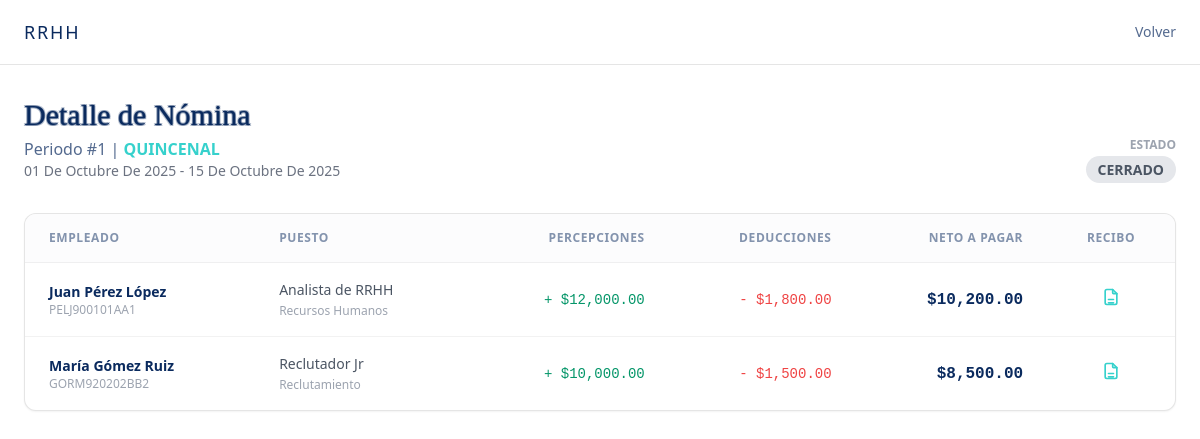
The app's page /index.php?controller=nomina&action=show&id=1 (signed in) with its own data.
### tables this page shows
CREATE TABLE `periodos_nomina` (
  `id_periodo` int(11) NOT NULL COMMENT 'Identificador del periodo',
  `id_empresa` int(11) NOT NULL COMMENT 'Empresa del periodo',
  `tipo` enum('SEMANAL','QUINCENAL','MENSUAL') NOT NULL COMMENT 'Tipo de periodo',
  `fecha_inicio` date NOT NULL COMMENT 'Inicio del periodo',
  `fecha_fin` date NOT NULL COMMENT 'Fin del periodo',
  `estado` enum('ABIERTO','CERRADO') NOT NULL DEFAULT 'ABIERTO' COMMENT 'Estado del periodo'
);

CREATE TABLE `nomina_empleado` (
  `id_nomina` int(11) NOT NULL COMMENT 'Identificador de nómina por empleado/periodo',
  `id_empleado` int(11) NOT NULL COMMENT 'Empleado',
  `id_periodo` int(11) NOT NULL COMMENT 'Periodo de nómina',
  `total_percepciones` decimal(14,2) NOT NULL DEFAULT 0.00 COMMENT 'Total de percepciones',
  `total_deducciones` decimal(14,2) NOT NULL DEFAULT 0.00 COMMENT 'Total de deducciones',
  `total_neto` decimal(14,2) NOT NULL DEFAULT 0.00 COMMENT 'Neto a pagar',
  `generado_en` datetime NOT NULL DEFAULT current_timestamp() COMMENT 'Fecha/hora de generación'
);

CREATE TABLE `empleados` (
  `id_empleado` int(11) NOT NULL COMMENT 'Identificador del empleado',
  `id_usuario` int(11) DEFAULT NULL COMMENT 'Usuario del sistema (si aplica)',
  `id_puesto` int(11) NOT NULL COMMENT 'Puesto actual',
  `id_turno` int(11) DEFAULT NULL COMMENT 'Turno asignado',
  `id_ubicacion` int(11) DEFAULT NULL COMMENT 'Ubicación de trabajo',
  `nombre` varchar(120) NOT NULL COMMENT 'Nombre completo',
  `curp` varchar(18) DEFAULT NULL COMMENT 'CURP (si aplica)',
  `rfc` varchar(13) DEFAULT NULL COMMENT 'RFC (si aplica)',
  `nss` varchar(15) DEFAULT NULL COMMENT 'Número de seguro social',
  `fecha_nacimiento` date DEFAULT NULL COMMENT 'Fecha de nacimiento',
  `genero` enum('M','F','OTRO') NOT NULL DEFAULT 'OTRO' COMMENT 'Género',
  `estado_civil` varchar(20) DEFAULT NULL COMMENT 'Estado civil',
  `direccion` text DEFAULT NULL COMMENT 'Domicilio particular',
  `telefono` varchar(20) DEFAULT NULL COMMENT 'Teléfono de contacto',
  `correo` varchar(120) DEFAULT NULL COMMENT 'Correo personal',
  `fecha_ingreso` date NOT NULL COMMENT 'Fecha de ingreso',
  `fecha_baja` date DEFAULT NULL COMMENT 'Fecha de baja (si aplica)',
  `estado` enum('ACTIVO','BAJA') NOT NULL DEFAULT 'ACTIVO' COMMENT 'Estado laboral',
  `jefe_inmediato` int(11) DEFAULT NULL COMMENT 'ID del jefe inmediato'
);

CREATE TABLE `puestos` (
  `id_puesto` int(11) NOT NULL COMMENT 'Identificador del puesto',
  `id_area` int(11) NOT NULL COMMENT 'Área a la que pertenece',
  `nombre_puesto` varchar(100) NOT NULL COMMENT 'Nombre del puesto',
  `nivel` enum('OPERATIVO','SUPERVISOR','GERENCIAL','DIRECTIVO') NOT NULL DEFAULT 'OPERATIVO' COMMENT 'Nivel jerárquico',
  `salario_base` decimal(12,2) DEFAULT NULL COMMENT 'Salario base referencial',
  `descripcion` varchar(200) DEFAULT NULL COMMENT 'Descripción breve'
);

CREATE TABLE `areas` (
  `id_area` int(11) NOT NULL COMMENT 'Identificador del área/departamento',
  `id_empresa` int(11) NOT NULL COMMENT 'Empresa dueña del área',
  `id_area_padre` int(11) DEFAULT NULL COMMENT 'Área padre para jerarquía (autorreferencia)',
  `nombre_area` varchar(100) NOT NULL COMMENT 'Nombre del área',
  `descripcion` varchar(200) DEFAULT NULL COMMENT 'Descripción del área',
  `activa` tinyint(1) NOT NULL DEFAULT 1 COMMENT 'Área activa'
);

### app/controllers/NominaController.php (called while the page is built, shortened)
<?php
require_once __DIR__ . '/../models/PeriodoNomina.php';
require_once __DIR__ . '/../models/Nomina.php';
class NominaController
{
    public function show(): void
    {
        require_once __DIR__ . '/../helpers/dates.php';
        $idPeriodo = isset($_GET['id']) ? (int)$_GET['id'] : 0;
        $periodo = PeriodoNomina::findById($idPeriodo);
        $nominas = Nomina::getByPeriodo($idPeriodo);
        require __DIR__ . '/../views/nominas/show.php';
    }
}

### config/paths.php (called while the page is built, shortened)
<?php
function url(string $path = ''): string {
    $path = '/' . ltrim($path, '/');
    return BASE_URL === '/' ? $path : BASE_URL . $path;
}
function asset(string $path): string {
    return url('assets/' . ltrim($path, '/'));
}

### app/models/PeriodoNomina.php (called while the page is built, shortened)
<?php
require_once __DIR__ . '/../../config/db.php';
class PeriodoNomina
{
    public static function findById(int $id): ?array
    {
        global $pdo;
        $sql = "SELECT pn.*, e.nombre as empresa_nombre
                FROM periodos_nomina pn
                INNER JOIN empresas e ON e.id_empresa = pn.id_empresa
                WHERE pn.id_periodo = :id";
        $stmt = $pdo->prepare($sql);
        $stmt->execute([':id' => $id]);
        $row = $stmt->fetch(PDO::FETCH_ASSOC);
        return $row ?: null;
    }
}

### app/helpers/dates.php (called while the page is built, shortened)
<?php
if (!function_exists('fecha_es')) {
    function fecha_es($fecha) {
        $timestamp = strtotime($fecha);
        $meses = ['Enero', 'Febrero', 'Marzo', 'Abril', 'Mayo', 'Junio', 'Julio', 'Agosto', 'Septiembre', 'Octubre', 'Noviembre', 'Diciembre'];
        $dia = date('d', $timestamp);
        $mes = $meses[date('n', $timestamp) - 1];
        $anio = date('Y', $timestamp);
        return "$dia de $mes de $anio";
    }
}

### app/models/Nomina.php (called while the page is built, shortened)
<?php
require_once __DIR__ . '/../../config/db.php';
class Nomina
{
    public static function getByPeriodo(int $idPeriodo): array
    {
        global $pdo;
        $sql = "SELECT ne.*, e.nombre as empleado_nombre, e.rfc, p.nombre_puesto, a.nombre_area
                FROM nomina_empleado ne
                INNER JOIN empleados e ON e.id_empleado = ne.id_empleado
                LEFT JOIN puestos p ON p.id_puesto = e.id_puesto
                LEFT JOIN areas a ON a.id_area = p.id_area
                WHERE ne.id_periodo = :id_periodo
                ORDER BY e.nombre";
        $stmt = $pdo->prepare($sql);
        $stmt->execute([':id_periodo' => $idPeriodo]);
        return $stmt->fetchAll(PDO::FETCH_ASSOC);
    }
}

### app/views/nominas/show.php (the view, shortened to what this page needs)
<?php
require_once __DIR__ . '/../../../config/paths.php';
?>
<!doctype html>
<html lang="es">
<head>
  <script src="https://cdn.tailwindcss.com"></script>
  <link rel="stylesheet" href="<?= asset('css/vice.css') ?>">
</head>
<body class="min-h-screen bg-white text-vc-ink font-sans relative">
  <header class="sticky top-0 z-30 border-b border-black/10 bg-white/80 backdrop-blur">
    <div class="mx-auto max-w-7xl px-4 sm:px-6 h-16 flex items-center">
      <a href="<?= url('index.php') ?>" class="flex items-center gap-3">
        <div class="font-display text-lg tracking-widest uppercase text-vc-ink">RRHH</div>
      </a>
      <div class="ml-auto flex items-center gap-4">
        <a href="<?= url('index.php?controller=nomina&action=index') ?>" class="text-sm font-medium text-vc-ink/70 hover:text-vc-ink transition">Volver</a>
      </div>
    </div>
  </header>
  <main class="mx-auto max-w-7xl px-4 sm:px-6 py-8">
    <div class="flex justify-between items-end mb-8">
        <div>
            <h1 class="vice-title text-3xl text-vc-ink">Detalle de Nómina</h1>
            <p class="text-muted-ink mt-1">Periodo #<?= $periodo['id_periodo'] ?> | <span class="uppercase font-bold text-vc-teal"><?= $periodo['tipo'] ?></span></p>
            <p class="text-sm text-gray-500 capitalize"><?= fecha_es($periodo['fecha_inicio']) ?> - <?= fecha_es($periodo['fecha_fin']) ?></p>
        </div>
        <div class="text-right">
             <span class="block text-xs font-bold uppercase text-gray-400 mb-1">Estado</span>
             <?php if ($periodo['estado'] === 'ABIERTO'): ?>
                <span class="px-3 py-1 rounded-full bg-emerald-100 text-emerald-700 font-bold text-sm">ABIERTO</span>
            <?php else: ?>
                <span class="px-3 py-1 rounded-full bg-gray-200 text-gray-600 font-bold text-sm">CERRADO</span>
            <?php endif; ?>
        </div>
    </div>
    <div class="bg-white border border-black/10 rounded-xl overflow-hidden shadow-sm">
        <div class="overflow-x-auto">
            <table class="w-full text-left border-collapse">
                <thead>
                    <tr class="border-b border-black/5 bg-gray-50/50 text-xs uppercase tracking-wider text-vc-ink/50">
                        <th class="px-6 py-4">Empleado</th>
                        <th class="px-6 py-4">Puesto</th>
                        <th class="px-6 py-4 text-right">Percepciones</th>
                        <th class="px-6 py-4 text-right">Deducciones</th>
                        <th class="px-6 py-4 text-right">Neto a Pagar</th>
                        <th class="px-6 py-4 text-center">Recibo</th>
                    </tr>
                </thead>
                <tbody class="divide-y divide-black/5 text-sm">
                    <?php if (empty($nominas)): ?>
                        <tr><td colspan="6" class="px-6 py-8 text-center text-gray-500">No hay registros de nómina.</td></tr>
                    <?php else: ?>
                        <?php foreach ($nominas as $row): ?>
                            <tr class="hover:bg-gray-50/50">
                                <td class="px-6 py-4">
                                    <div class="font-bold text-vc-ink"><?= htmlspecialchars($row['empleado_nombre']) ?></div>
                                    <div class="text-xs text-gray-400"><?= htmlspecialchars($row['rfc'] ?? 'S/RFC') ?></div>
                                </td>
                                <td class="px-6 py-4 text-gray-600">
                                    <?= htmlspecialchars($row['nombre_puesto'] ?? 'N/A') ?>
                                    <br>
                                    <span class="text-xs text-gray-400"><?= htmlspecialchars($row['nombre_area'] ?? '') ?></span>
                                </td>
                                <td class="px-6 py-4 text-right font-mono text-emerald-600">
                                    + $<?= number_format((float)$row['total_percepciones'], 2) ?>
                                </td>
                                <td class="px-6 py-4 text-right font-mono text-red-500">
                                    - $<?= number_format((float)$row['total_deducciones'], 2) ?>
                                </td>
                                <td class="px-6 py-4 text-right font-mono font-bold text-vc-ink text-base">
                                    $<?= number_format((float)$row['total_neto'], 2) ?>
                                </td>
                                <td class="px-6 py-4 text-center">
                                    <a href="<?= url('index.php?controller=nomina&action=recibo&id=' . $row['id_nomina']) ?>" target="_blank" class="inline-block p-2 text-vc-teal hover:bg-vc-teal/10 rounded transition" title="Ver Recibo">
                                    </a>
                                </td>
                            </tr>
                        <?php endforeach; ?>
                    <?php endif; ?>
                </tbody>
            </table>
        </div>
    </div>
  </main>
</body>
</html>

### public/assets/css/vice.css (style rules this page uses)
:root { --muted: rgba(10,42,94,.70); }
.vice-title { font-family: 'Rage Italic','Yellowtail',cursive; -webkit-text-stroke: 1px rgba(10,42,94,.25); text-shadow: -1px -1px 0 rgba(10,42,94,.25), 1px -1px 0 rgba(10,42,94,.25), -1px 1px 0 rgba(10,42,94,.25), 1px 1px 0 rgba(10,42,94,.25); }
.text-muted-ink { color: var(--muted); }

### records on screen
periodos_nomina: id_periodo "1", tipo "QUINCENAL", fecha_inicio "01 De Octubre De 2025", fecha_fin "15 De Octubre De 2025"
nomina_empleado: id_empleado.nombre "Juan Pérez López", id_empleado.rfc "PELJ900101AA1", puestos.nombre_puesto "Analista de RRHH", areas.nombre_area "Recursos Humanos", total_percepciones "12,000.00", total_deducciones "1,800.00", total_neto "10,200.00"
nomina_empleado: id_empleado.nombre "María Gómez Ruiz", id_empleado.rfc "GORM920202BB2", puestos.nombre_puesto "Reclutador Jr", areas.nombre_area "Reclutamiento", total_percepciones "10,000.00", total_deducciones "1,500.00", total_neto "8,500.00"
